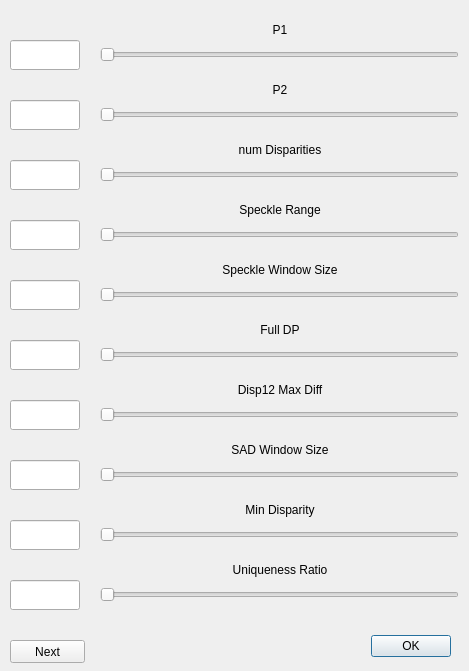
<?xml version="1.0" encoding="UTF-8"?>
<ui version="4.0">
 <class>BlockTunerDlg</class>
 <widget class="QDialog" name="BlockTunerDlg">
  <property name="geometry">
   <rect>
    <x>0</x>
    <y>0</y>
    <width>469</width>
    <height>671</height>
   </rect>
  </property>
  <property name="windowTitle">
   <string>Block Tuner Dialog</string>
  </property>
  <widget class="QDialogButtonBox" name="buttonBox">
   <property name="geometry">
    <rect>
     <x>360</x>
     <y>630</y>
     <width>91</width>
     <height>32</height>
    </rect>
   </property>
   <property name="orientation">
    <enum>Qt::Horizontal</enum>
   </property>
   <property name="standardButtons">
    <set>QDialogButtonBox::Ok</set>
   </property>
  </widget>
  <widget class="QLineEdit" name="textP1">
   <property name="geometry">
    <rect>
     <x>10</x>
     <y>40</y>
     <width>70</width>
     <height>30</height>
    </rect>
   </property>
  </widget>
  <widget class="QLabel" name="labelP1">
   <property name="geometry">
    <rect>
     <x>100</x>
     <y>20</y>
     <width>360</width>
     <height>20</height>
    </rect>
   </property>
   <property name="text">
    <string>P1</string>
   </property>
   <property name="alignment">
    <set>Qt::AlignCenter</set>
   </property>
  </widget>
  <widget class="QSlider" name="sliderP1">
   <property name="geometry">
    <rect>
     <x>100</x>
     <y>40</y>
     <width>359</width>
     <height>29</height>
    </rect>
   </property>
   <property name="toolTip">
    <string>P1</string>
   </property>
   <property name="maximum">
    <number>1536</number>
   </property>
   <property name="orientation">
    <enum>Qt::Horizontal</enum>
   </property>
  </widget>
  <widget class="QLabel" name="labelP2">
   <property name="geometry">
    <rect>
     <x>100</x>
     <y>80</y>
     <width>360</width>
     <height>20</height>
    </rect>
   </property>
   <property name="text">
    <string>P2</string>
   </property>
   <property name="alignment">
    <set>Qt::AlignCenter</set>
   </property>
  </widget>
  <widget class="QSlider" name="sliderP2">
   <property name="geometry">
    <rect>
     <x>100</x>
     <y>100</y>
     <width>359</width>
     <height>29</height>
    </rect>
   </property>
   <property name="toolTip">
    <string>P1</string>
   </property>
   <property name="maximum">
    <number>1536</number>
   </property>
   <property name="orientation">
    <enum>Qt::Horizontal</enum>
   </property>
  </widget>
  <widget class="QLabel" name="labelNumDisp">
   <property name="geometry">
    <rect>
     <x>100</x>
     <y>140</y>
     <width>360</width>
     <height>20</height>
    </rect>
   </property>
   <property name="text">
    <string>num Disparities</string>
   </property>
   <property name="alignment">
    <set>Qt::AlignCenter</set>
   </property>
  </widget>
  <widget class="QSlider" name="sliderNumDisp">
   <property name="geometry">
    <rect>
     <x>100</x>
     <y>160</y>
     <width>359</width>
     <height>29</height>
    </rect>
   </property>
   <property name="toolTip">
    <string>P1</string>
   </property>
   <property name="maximum">
    <number>1536</number>
   </property>
   <property name="singleStep">
    <number>16</number>
   </property>
   <property name="pageStep">
    <number>16</number>
   </property>
   <property name="orientation">
    <enum>Qt::Horizontal</enum>
   </property>
  </widget>
  <widget class="QLabel" name="labelSpeckleRange">
   <property name="geometry">
    <rect>
     <x>100</x>
     <y>200</y>
     <width>360</width>
     <height>20</height>
    </rect>
   </property>
   <property name="text">
    <string>Speckle Range</string>
   </property>
   <property name="alignment">
    <set>Qt::AlignCenter</set>
   </property>
  </widget>
  <widget class="QSlider" name="sliderSpeckleRange">
   <property name="geometry">
    <rect>
     <x>100</x>
     <y>220</y>
     <width>359</width>
     <height>29</height>
    </rect>
   </property>
   <property name="toolTip">
    <string>P1</string>
   </property>
   <property name="maximum">
    <number>2</number>
   </property>
   <property name="singleStep">
    <number>1</number>
   </property>
   <property name="orientation">
    <enum>Qt::Horizontal</enum>
   </property>
  </widget>
  <widget class="QLabel" name="labelFullDP">
   <property name="geometry">
    <rect>
     <x>100</x>
     <y>320</y>
     <width>360</width>
     <height>20</height>
    </rect>
   </property>
   <property name="text">
    <string>Full DP</string>
   </property>
   <property name="alignment">
    <set>Qt::AlignCenter</set>
   </property>
  </widget>
  <widget class="QSlider" name="sliderFullDP">
   <property name="geometry">
    <rect>
     <x>100</x>
     <y>340</y>
     <width>359</width>
     <height>29</height>
    </rect>
   </property>
   <property name="toolTip">
    <string>P1</string>
   </property>
   <property name="maximum">
    <number>1</number>
   </property>
   <property name="orientation">
    <enum>Qt::Horizontal</enum>
   </property>
  </widget>
  <widget class="QLabel" name="labelDisp12MaxDiff">
   <property name="geometry">
    <rect>
     <x>100</x>
     <y>380</y>
     <width>360</width>
     <height>20</height>
    </rect>
   </property>
   <property name="text">
    <string>Disp12 Max Diff</string>
   </property>
   <property name="alignment">
    <set>Qt::AlignCenter</set>
   </property>
  </widget>
  <widget class="QSlider" name="sliderDisp12MaxDiff">
   <property name="geometry">
    <rect>
     <x>100</x>
     <y>400</y>
     <width>359</width>
     <height>29</height>
    </rect>
   </property>
   <property name="toolTip">
    <string>P1</string>
   </property>
   <property name="maximum">
    <number>1536</number>
   </property>
   <property name="orientation">
    <enum>Qt::Horizontal</enum>
   </property>
  </widget>
  <widget class="QLabel" name="labelMinDisparity">
   <property name="geometry">
    <rect>
     <x>100</x>
     <y>500</y>
     <width>360</width>
     <height>20</height>
    </rect>
   </property>
   <property name="text">
    <string>Min Disparity</string>
   </property>
   <property name="alignment">
    <set>Qt::AlignCenter</set>
   </property>
  </widget>
  <widget class="QSlider" name="sliderMinDisparity">
   <property name="geometry">
    <rect>
     <x>100</x>
     <y>520</y>
     <width>359</width>
     <height>29</height>
    </rect>
   </property>
   <property name="toolTip">
    <string>P1</string>
   </property>
   <property name="maximum">
    <number>1536</number>
   </property>
   <property name="orientation">
    <enum>Qt::Horizontal</enum>
   </property>
  </widget>
  <widget class="QLabel" name="labelSADWindowSize">
   <property name="geometry">
    <rect>
     <x>100</x>
     <y>440</y>
     <width>360</width>
     <height>20</height>
    </rect>
   </property>
   <property name="text">
    <string>SAD Window Size</string>
   </property>
   <property name="alignment">
    <set>Qt::AlignCenter</set>
   </property>
  </widget>
  <widget class="QSlider" name="sliderSADWindowSize">
   <property name="geometry">
    <rect>
     <x>100</x>
     <y>460</y>
     <width>359</width>
     <height>29</height>
    </rect>
   </property>
   <property name="toolTip">
    <string>P1</string>
   </property>
   <property name="maximum">
    <number>11</number>
   </property>
   <property name="orientation">
    <enum>Qt::Horizontal</enum>
   </property>
  </widget>
  <widget class="QLabel" name="labelSpeckleWindowSize">
   <property name="geometry">
    <rect>
     <x>100</x>
     <y>260</y>
     <width>360</width>
     <height>20</height>
    </rect>
   </property>
   <property name="text">
    <string>Speckle Window Size</string>
   </property>
   <property name="alignment">
    <set>Qt::AlignCenter</set>
   </property>
  </widget>
  <widget class="QSlider" name="sliderSpeckleWindowSize">
   <property name="geometry">
    <rect>
     <x>100</x>
     <y>280</y>
     <width>359</width>
     <height>29</height>
    </rect>
   </property>
   <property name="toolTip">
    <string>P1</string>
   </property>
   <property name="maximum">
    <number>200</number>
   </property>
   <property name="orientation">
    <enum>Qt::Horizontal</enum>
   </property>
  </widget>
  <widget class="QLineEdit" name="textP2">
   <property name="geometry">
    <rect>
     <x>10</x>
     <y>100</y>
     <width>70</width>
     <height>30</height>
    </rect>
   </property>
  </widget>
  <widget class="QLineEdit" name="textNumDisp">
   <property name="geometry">
    <rect>
     <x>10</x>
     <y>160</y>
     <width>70</width>
     <height>30</height>
    </rect>
   </property>
  </widget>
  <widget class="QLineEdit" name="textSpeckleRange">
   <property name="geometry">
    <rect>
     <x>10</x>
     <y>220</y>
     <width>70</width>
     <height>30</height>
    </rect>
   </property>
  </widget>
  <widget class="QLineEdit" name="textSpeckleWindowSize">
   <property name="geometry">
    <rect>
     <x>10</x>
     <y>280</y>
     <width>70</width>
     <height>30</height>
    </rect>
   </property>
  </widget>
  <widget class="QLineEdit" name="textFullDP">
   <property name="geometry">
    <rect>
     <x>10</x>
     <y>340</y>
     <width>70</width>
     <height>30</height>
    </rect>
   </property>
  </widget>
  <widget class="QLineEdit" name="textDisp12MaxDiff">
   <property name="geometry">
    <rect>
     <x>10</x>
     <y>400</y>
     <width>70</width>
     <height>30</height>
    </rect>
   </property>
  </widget>
  <widget class="QLineEdit" name="textSADWindowSize">
   <property name="geometry">
    <rect>
     <x>10</x>
     <y>460</y>
     <width>70</width>
     <height>30</height>
    </rect>
   </property>
  </widget>
  <widget class="QLineEdit" name="textMinDisp">
   <property name="geometry">
    <rect>
     <x>10</x>
     <y>520</y>
     <width>70</width>
     <height>30</height>
    </rect>
   </property>
  </widget>
  <widget class="QLineEdit" name="textUniqueRatio">
   <property name="geometry">
    <rect>
     <x>10</x>
     <y>580</y>
     <width>70</width>
     <height>30</height>
    </rect>
   </property>
  </widget>
  <widget class="QSlider" name="sliderUniqueRatio">
   <property name="geometry">
    <rect>
     <x>100</x>
     <y>580</y>
     <width>359</width>
     <height>29</height>
    </rect>
   </property>
   <property name="toolTip">
    <string>P1</string>
   </property>
   <property name="maximum">
    <number>15</number>
   </property>
   <property name="orientation">
    <enum>Qt::Horizontal</enum>
   </property>
  </widget>
  <widget class="QLabel" name="labelUniqueRatio">
   <property name="geometry">
    <rect>
     <x>100</x>
     <y>560</y>
     <width>360</width>
     <height>20</height>
    </rect>
   </property>
   <property name="text">
    <string>Uniqueness Ratio</string>
   </property>
   <property name="alignment">
    <set>Qt::AlignCenter</set>
   </property>
  </widget>
  <widget class="QPushButton" name="pushNextImage">
   <property name="geometry">
    <rect>
     <x>10</x>
     <y>640</y>
     <width>75</width>
     <height>23</height>
    </rect>
   </property>
   <property name="text">
    <string>Next</string>
   </property>
  </widget>
  <widget class="QLabel" name="labelFileInfo">
   <property name="geometry">
    <rect>
     <x>120</x>
     <y>640</y>
     <width>201</width>
     <height>21</height>
    </rect>
   </property>
   <property name="text">
    <string/>
   </property>
  </widget>
 </widget>
 <resources/>
 <connections>
  <connection>
   <sender>buttonBox</sender>
   <signal>accepted()</signal>
   <receiver>BlockTunerDlg</receiver>
   <slot>accept()</slot>
   <hints>
    <hint type="sourcelabel">
     <x>248</x>
     <y>254</y>
    </hint>
    <hint type="destinationlabel">
     <x>157</x>
     <y>274</y>
    </hint>
   </hints>
  </connection>
  <connection>
   <sender>buttonBox</sender>
   <signal>rejected()</signal>
   <receiver>BlockTunerDlg</receiver>
   <slot>reject()</slot>
   <hints>
    <hint type="sourcelabel">
     <x>316</x>
     <y>260</y>
    </hint>
    <hint type="destinationlabel">
     <x>286</x>
     <y>274</y>
    </hint>
   </hints>
  </connection>
 </connections>
</ui>
